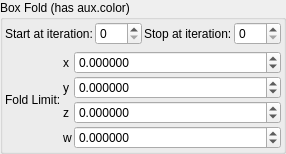
    <widget class="QGroupBox" name="groupBox">
     <property name="title">
      <string>Box Fold (has aux.color)</string>
     </property>
     <layout class="QVBoxLayout" name="verticalLayout_4">
      <property name="leftMargin">
       <number>2</number>
      </property>
      <property name="topMargin">
       <number>2</number>
      </property>
      <property name="rightMargin">
       <number>2</number>
      </property>
      <property name="bottomMargin">
       <number>2</number>
      </property>
      <item>
       <layout class="QGridLayout" name="gridLayout_79" columnstretch="0,1,0,1">
        <property name="spacing">
         <number>2</number>
        </property>
        <item row="2" column="3">
         <widget class="MySpinBox" name="spinboxInt_transf_stop_iterations_B">
          <property name="sizePolicy">
           <sizepolicy hsizetype="Preferred" vsizetype="Maximum">
            <horstretch>0</horstretch>
            <verstretch>0</verstretch>
           </sizepolicy>
          </property>
          <property name="maximum">
           <number>999</number>
          </property>
         </widget>
        </item>
        <item row="2" column="1">
         <widget class="MySpinBox" name="spinboxInt_transf_start_iterations_B">
          <property name="sizePolicy">
           <sizepolicy hsizetype="Minimum" vsizetype="Maximum">
            <horstretch>0</horstretch>
            <verstretch>0</verstretch>
           </sizepolicy>
          </property>
          <property name="minimum">
           <number>0</number>
          </property>
          <property name="maximum">
           <number>999</number>
          </property>
          <property name="value">
           <number>0</number>
          </property>
         </widget>
        </item>
        <item row="2" column="2">
         <widget class="QLabel" name="label_51">
          <property name="text">
           <string>Stop at iteration:</string>
          </property>
         </widget>
        </item>
        <item row="2" column="0">
         <widget class="QLabel" name="label_71">
          <property name="text">
           <string>Start at iteration:</string>
          </property>
         </widget>
        </item>
       </layout>
      </item>
      <item>
       <layout class="QGridLayout" name="gridLayout_64" columnstretch="0,0,1">
        <property name="spacing">
         <number>2</number>
        </property>
        <item row="1" column="1">
         <widget class="QLabel" name="label_116">
          <property name="text">
           <string notr="true">y</string>
          </property>
         </widget>
        </item>
        <item row="1" column="2">
         <widget class="MyDoubleSpinBox" name="spinbox4_transf_offset_1111_y">
          <property name="sizePolicy">
           <sizepolicy hsizetype="Minimum" vsizetype="Maximum">
            <horstretch>0</horstretch>
            <verstretch>0</verstretch>
           </sizepolicy>
          </property>
          <property name="prefix">
           <string/>
          </property>
          <property name="suffix">
           <string/>
          </property>
          <property name="decimals">
           <number>6</number>
          </property>
          <property name="minimum">
           <double>-99.989999999999995</double>
          </property>
          <property name="maximum">
           <double>99.989999999999995</double>
          </property>
          <property name="singleStep">
           <double>0.100000000000000</double>
          </property>
         </widget>
        </item>
        <item row="3" column="2">
         <widget class="MyDoubleSpinBox" name="spinbox4_transf_offset_1111_w">
          <property name="sizePolicy">
           <sizepolicy hsizetype="Minimum" vsizetype="Maximum">
            <horstretch>0</horstretch>
            <verstretch>0</verstretch>
           </sizepolicy>
          </property>
          <property name="prefix">
           <string/>
          </property>
          <property name="suffix">
           <string/>
          </property>
          <property name="decimals">
           <number>6</number>
          </property>
          <property name="minimum">
           <double>-99.989999999999995</double>
          </property>
          <property name="maximum">
           <double>99.989999999999995</double>
          </property>
          <property name="singleStep">
           <double>0.100000000000000</double>
          </property>
         </widget>
        </item>
        <item row="0" column="0" rowspan="4">
         <widget class="QLabel" name="label_95">
          <property name="text">
           <string>Fold Limit:</string>
          </property>
         </widget>
        </item>
        <item row="2" column="1">
         <widget class="QLabel" name="label_119">
          <property name="text">
           <string notr="true">z</string>
          </property>
         </widget>
        </item>
        <item row="0" column="1">
         <widget class="QLabel" name="label_118">
          <property name="text">
           <string notr="true">x</string>
          </property>
         </widget>
        </item>
        <item row="0" column="2">
         <widget class="MyDoubleSpinBox" name="spinbox4_transf_offset_1111_x">
          <property name="sizePolicy">
           <sizepolicy hsizetype="Minimum" vsizetype="Maximum">
            <horstretch>0</horstretch>
            <verstretch>0</verstretch>
           </sizepolicy>
          </property>
          <property name="prefix">
           <string/>
          </property>
          <property name="suffix">
           <string/>
          </property>
          <property name="decimals">
           <number>6</number>
          </property>
          <property name="minimum">
           <double>-99.989999999999995</double>
          </property>
          <property name="maximum">
           <double>99.989999999999995</double>
          </property>
          <property name="singleStep">
           <double>0.100000000000000</double>
          </property>
         </widget>
        </item>
        <item row="2" column="2">
         <widget class="MyDoubleSpinBox" name="spinbox4_transf_offset_1111_z">
          <property name="sizePolicy">
           <sizepolicy hsizetype="Minimum" vsizetype="Maximum">
            <horstretch>0</horstretch>
            <verstretch>0</verstretch>
           </sizepolicy>
          </property>
          <property name="prefix">
           <string/>
          </property>
          <property name="suffix">
           <string/>
          </property>
          <property name="decimals">
           <number>6</number>
          </property>
          <property name="minimum">
           <double>-99.989999999999995</double>
          </property>
          <property name="maximum">
           <double>99.989999999999995</double>
          </property>
          <property name="singleStep">
           <double>0.100000000000000</double>
          </property>
         </widget>
        </item>
        <item row="3" column="1">
         <widget class="QLabel" name="label_117">
          <property name="text">
           <string notr="true">w</string>
          </property>
         </widget>
        </item>
       </layout>
      </item>
     </layout>
    </widget>
